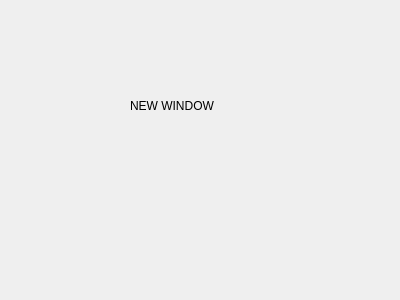
<?xml version="1.0" encoding="UTF-8"?>
<ui version="4.0">
 <class>NewWindow</class>
 <widget class="QWidget" name="NewWindow">
  <property name="windowModality">
   <enum>Qt::ApplicationModal</enum>
  </property>
  <property name="geometry">
   <rect>
    <x>0</x>
    <y>0</y>
    <width>400</width>
    <height>300</height>
   </rect>
  </property>
  <property name="windowTitle">
   <string>Form</string>
  </property>
  <widget class="QLabel" name="label">
   <property name="geometry">
    <rect>
     <x>130</x>
     <y>80</y>
     <width>131</width>
     <height>51</height>
    </rect>
   </property>
   <property name="text">
    <string>NEW WINDOW</string>
   </property>
  </widget>
 </widget>
 <resources/>
 <connections/>
</ui>
